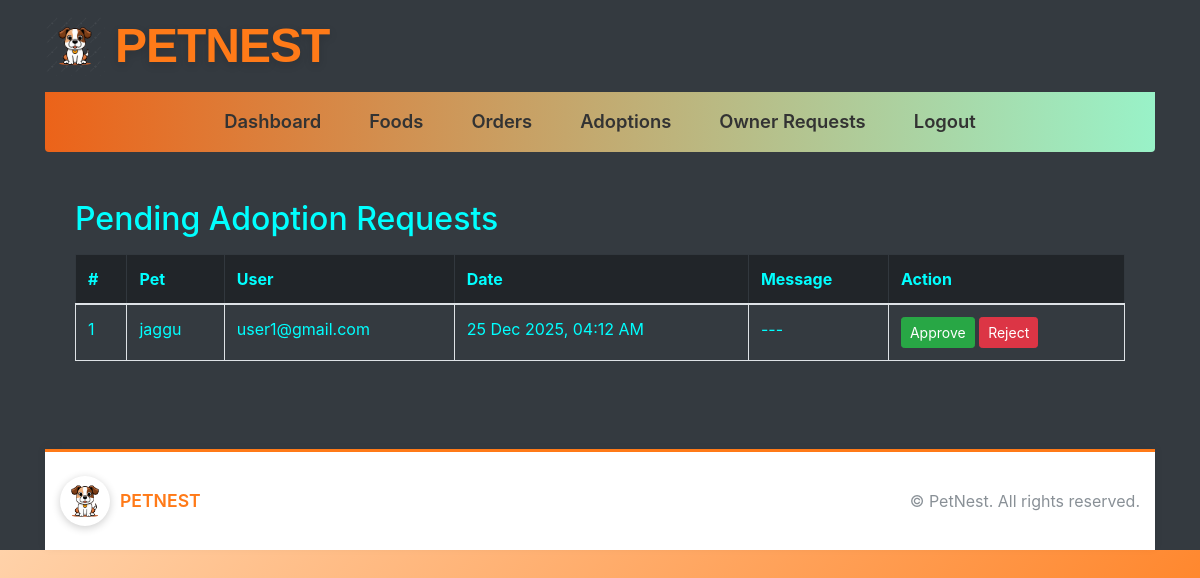
Screenshot of /adoption/admin/requests/ (signed in) with the database file from the repository.
### Adoption_App/models.py (models this page shows, shortened)
class AdoptionRequest(models.Model):
    STATUS_CHOICES = (
        ('pending_admin', 'Pending Admin Approval'),
        ('approved_by_admin', 'Approved by Admin'),
        ('granted_by_owner', 'Granted by Owner'),
        ('rejected', 'Rejected'),
    )
    user = models.ForeignKey(User, on_delete=models.CASCADE)
    pet = models.ForeignKey(Pet, on_delete=models.CASCADE)
    owner = models.ForeignKey(
        User,
        on_delete=models.CASCADE,
        related_name='owner_requests'
    )
    status = models.CharField(
        max_length=30,
        choices=STATUS_CHOICES,
        default='pending_admin'
    )
    created_at = models.DateTimeField(auto_now_add=True)

### Pets_App/models.py (models this page shows, shortened)
class Pet(models.Model):
    GENDER_CHOICES = (
        ('male', 'Male'),
        ('female', 'Female'),
    )
    AVAILABILITY_CHOICES = (
        ('available', 'Available'),
        ('adopted', 'Adopted'),
    )
    APPROVAL_CHOICES = (
        ('pending', 'Pending'),
        ('approved', 'Approved'),
        ('rejected', 'Rejected'),
    )
    owner = models.ForeignKey(User, on_delete=models.CASCADE)
    category = models.ForeignKey(
        PetCategory,
        on_delete=models.CASCADE,
        related_name="pets",
        null=True,
        blank=True
    )
    breed = models.ForeignKey(
        PetBreed,
        on_delete=models.SET_NULL,
        null=True,
        blank=True
    )
    name = models.CharField(max_length=150)
    age = models.CharField(max_length=50, default='Unknown')
    gender = models.CharField(max_length=10, choices=GENDER_CHOICES, blank=True)
    colour = models.CharField(max_length=50, default="Unknown")
    description = models.TextField(blank=True)
    photo = models.ImageField(upload_to="pet_images/", null=True, blank=True)
    availability = models.CharField(
        max_length=20,
        choices=AVAILABILITY_CHOICES,
        default='available'
    )
    approval_status = models.CharField(
        max_length=20,
        choices=APPROVAL_CHOICES,
        default='pending'
    )
    created_at = models.DateTimeField(auto_now_add=True)

### Adoption_App/views.py (the view)
# urls.py: path('admin/requests/',views.admin_adoption_requests,name='admin_adoption_requests'),
@staff_member_required
def admin_adoption_requests(request):
    requests = AdoptionRequest.objects.filter(status='pending_admin')  # matches model value
    return render(
        request,
        'Adoption_App/admin_requests.html',
        {'requests': requests}
    )

### Adoption_App/Templates/Adoption_App/admin_requests.html (shortened to what this page needs)
{% extends 'Admin_App/adminbase.html' %}
{% block content %}
<div class="container py-4">
  <h2 style="color: aqua;">Pending Adoption Requests</h2>
  <table class="table table-bordered table-hover mt-3">
    <thead class="table-dark">
      <tr style="color: aqua;">
        <th>#</th>
        <th>Pet</th>
        <th>User</th>
        <th>Date</th>
        <th>Message</th>
        <th>Action</th>
      </tr>
    </thead>
    <tbody>
      {% for req in requests %}
      <tr style="color: aqua;">
        <td>{{ forloop.counter }}</td>
        <td>{{ req.pet.name }}</td>
        <td>{{ req.user.username }}</td>
        <td>{{ req.created_at|date:"d M Y, h:i A" }}</td>
        <td>{{ req.message|default:"---" }}</td>
       <td style="color: aqua;">
    <a href="{% url 'admin_approve_request' req.id %}" class="btn btn-success btn-sm">Approve</a>
    <a href="{% url 'admin_reject_request' req.id %}" class="btn btn-danger btn-sm">Reject</a>
</td>
      </tr>
      {% empty %}
      <tr>
        <td colspan="6" class="text-center">
          No pending requests
        </td>
      </tr>
      {% endfor %}
    </tbody>
  </table>
</div>
{% endblock %}

### rows the page displays
AdoptionRequest: pet.name "jaggu", user.username "user1@gmail.com", created_at "25 Dec 2025, 04:12 AM", message "---"
